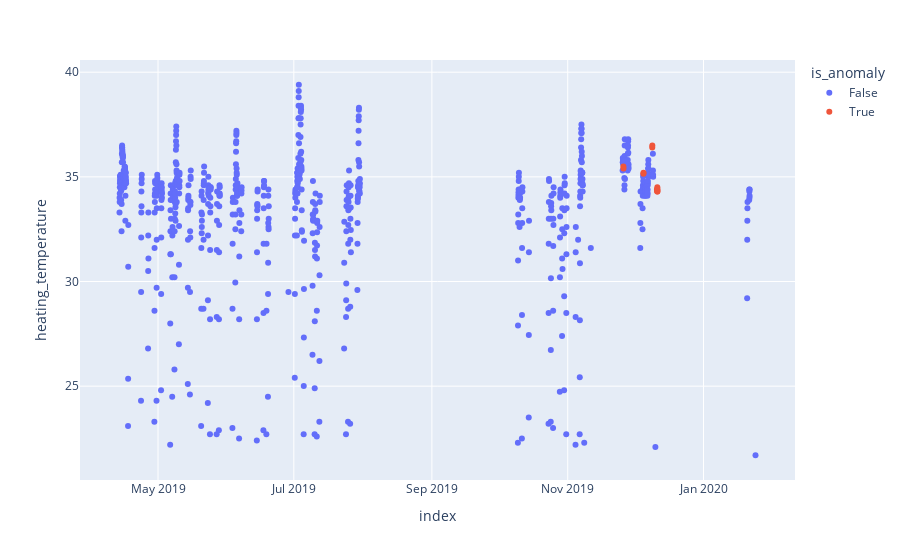

Notebook code cell kept with this figure:
### Code cell
# Visualize identified anomalies
px.scatter(data_frame=sequences[sequences.heating_temperature>0], y="heating_temperature", color="is_anomaly")

### Figure 1 — Plotly figure (JSON) as saved in the notebook; plotly's stock layout.template omitted (floating-point values rounded to 4 significant figures; data arrays with more than 128 entries replaced by an {"elided": "..."} marker saying what was removed)
{"data": [{"hovertemplate": "is_anomaly=False<br>index=%{x}<br>heating_temperature=%{y}<extra></extra>", "legendgroup": "False", "marker": {"color": "#636efa", "symbol": "circle"}, "mode": "markers", "name": "False", "orientation": "v", "showlegend": true, "type": "scatter", "x": {"elided": "712 str values"}, "xaxis": "x", "y": {"elided": "712 float values"}, "yaxis": "y"}, {"hovertemplate": "is_anomaly=True<br>index=%{x}<br>heating_temperature=%{y}<extra></extra>", "legendgroup": "True", "marker": {"color": "#EF553B", "symbol": "circle"}, "mode": "markers", "name": "True", "orientation": "v", "showlegend": true, "type": "scatter", "x": ["2019-11-26T00:00:00+00:00", "2019-11-26T01:00:00+00:00", "2019-12-05T00:00:00+00:00", "2019-12-05T01:00:00+00:00", "2019-12-08T23:00:00+00:00", "2019-12-09T00:00:00+00:00", "2019-12-11T02:00:00+00:00", "2019-12-11T03:00:00+00:00", "2019-12-11T04:00:00+00:00", "2019-12-11T05:00:00+00:00", "2019-12-11T06:00:00+00:00", "2019-12-11T07:00:00+00:00", "2019-12-11T08:00:00+00:00"], "xaxis": "x", "y": [35.5, 35.4, 35.15, 35.2, 36.4, 36.5, 34.4, 34.37, 34.33, 34.3, 34.5, 34.3, 34.4], "yaxis": "y"}], "layout": {"legend": {"title": {"text": "is_anomaly"}, "tracegroupgap": 0}, "margin": {"t": 60}, "xaxis": {"anchor": "y", "domain": [0, 1], "title": {"text": "index"}}, "yaxis": {"anchor": "x", "domain": [0, 1], "title": {"text": "heating_temperature"}}}}
